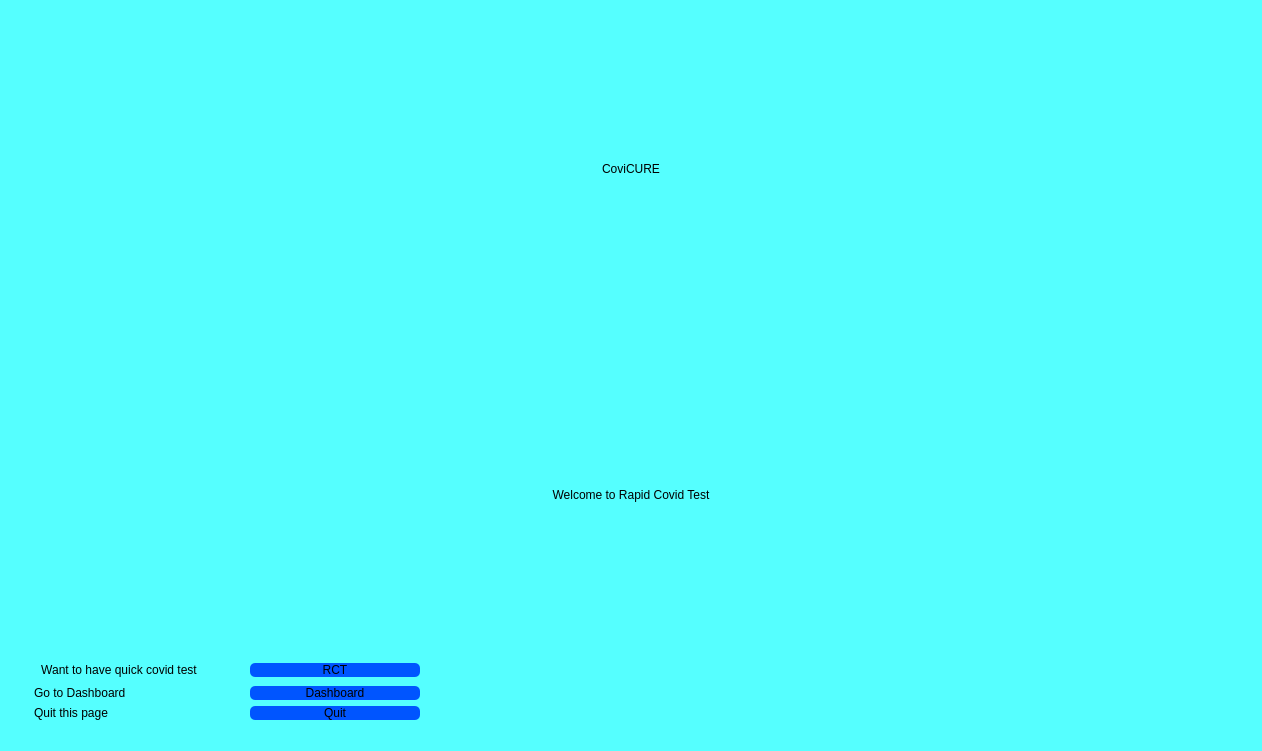
<?xml version="1.0" encoding="UTF-8"?>
<ui version="4.0">
 <class>Rapidcovid</class>
 <widget class="QMainWindow" name="Rapidcovid">
  <property name="geometry">
   <rect>
    <x>0</x>
    <y>0</y>
    <width>1262</width>
    <height>751</height>
   </rect>
  </property>
  <property name="windowTitle">
   <string>MainWindow</string>
  </property>
  <property name="styleSheet">
   <string notr="true">background-color: rgb(85, 255, 255);</string>
  </property>
  <widget class="QWidget" name="centralwidget">
   <layout class="QGridLayout" name="gridLayout_2">
    <item row="0" column="0" colspan="3">
     <widget class="QLabel" name="label_covicure">
      <property name="styleSheet">
       <string notr="true">font: 700 40pt &quot;Segoe UI&quot;;
border-color: qlineargradient(spread:pad, x1:0, y1:0, x2:1, y2:0, stop:0 rgba(255, 178, 102, 255), stop:0.55 rgba(235, 148, 61, 255), stop:0.98 rgba(0, 0, 0, 255), stop:1 rgba(0, 0, 0, 0));
color: rgb(0, 0, 0);</string>
      </property>
      <property name="text">
       <string>CoviCURE</string>
      </property>
      <property name="textFormat">
       <enum>Qt::MarkdownText</enum>
      </property>
      <property name="alignment">
       <set>Qt::AlignCenter</set>
      </property>
     </widget>
    </item>
    <item row="1" column="0" colspan="3">
     <widget class="QLabel" name="label_welcome">
      <property name="styleSheet">
       <string notr="true">
font: 25pt &quot;Arial&quot;;
color: rgb(0, 0, 0);</string>
      </property>
      <property name="text">
       <string>Welcome to Rapid Covid Test</string>
      </property>
      <property name="alignment">
       <set>Qt::AlignCenter</set>
      </property>
     </widget>
    </item>
    <item row="2" column="0">
     <layout class="QGridLayout" name="gridLayout">
      <property name="leftMargin">
       <number>25</number>
      </property>
      <item row="1" column="0">
       <widget class="QLabel" name="label_dashboard">
        <property name="styleSheet">
         <string notr="true">
font: 700 18pt &quot;Segoe UI&quot;;
color: rgb(0, 0, 0);</string>
        </property>
        <property name="text">
         <string>Go to Dashboard</string>
        </property>
       </widget>
      </item>
      <item row="2" column="0">
       <widget class="QLabel" name="label_quit">
        <property name="styleSheet">
         <string notr="true">
font: 700 18pt &quot;Segoe UI&quot;;
color: rgb(0, 0, 0);</string>
        </property>
        <property name="text">
         <string>Quit this page</string>
        </property>
       </widget>
      </item>
      <item row="0" column="0">
       <widget class="QLabel" name="label_rct">
        <property name="styleSheet">
         <string notr="true">
font: 700 18pt &quot;Segoe UI&quot;;
color: rgb(0, 0, 0);</string>
        </property>
        <property name="text">
         <string>Want to have quick covid test</string>
        </property>
        <property name="alignment">
         <set>Qt::AlignCenter</set>
        </property>
       </widget>
      </item>
      <item row="0" column="1">
       <spacer name="horizontalSpacer">
        <property name="orientation">
         <enum>Qt::Horizontal</enum>
        </property>
        <property name="sizeType">
         <enum>QSizePolicy::Preferred</enum>
        </property>
        <property name="sizeHint" stdset="0">
         <size>
          <width>40</width>
          <height>20</height>
         </size>
        </property>
       </spacer>
      </item>
      <item row="1" column="2">
       <widget class="QPushButton" name="pushButton_dashboard">
        <property name="sizePolicy">
         <sizepolicy hsizetype="Preferred" vsizetype="Fixed">
          <horstretch>0</horstretch>
          <verstretch>0</verstretch>
         </sizepolicy>
        </property>
        <property name="styleSheet">
         <string notr="true">font: 700 20pt &quot;Segoe UI&quot;;
background-color: rgb(0, 85, 255);
color: rgb(0, 0, 0);
border-radius:5px;</string>
        </property>
        <property name="text">
         <string>Dashboard</string>
        </property>
       </widget>
      </item>
      <item row="0" column="2">
       <widget class="QPushButton" name="pushButton_rct">
        <property name="sizePolicy">
         <sizepolicy hsizetype="Preferred" vsizetype="Fixed">
          <horstretch>0</horstretch>
          <verstretch>0</verstretch>
         </sizepolicy>
        </property>
        <property name="styleSheet">
         <string notr="true">font: 700 20pt &quot;Segoe UI&quot;;
background-color: rgb(0, 85, 255);
color: rgb(0, 0, 0);
border-radius:5px;</string>
        </property>
        <property name="text">
         <string>RCT</string>
        </property>
       </widget>
      </item>
      <item row="2" column="2">
       <widget class="QPushButton" name="pushButton_quit">
        <property name="sizePolicy">
         <sizepolicy hsizetype="Preferred" vsizetype="Fixed">
          <horstretch>0</horstretch>
          <verstretch>0</verstretch>
         </sizepolicy>
        </property>
        <property name="styleSheet">
         <string notr="true">font: 700 20pt &quot;Segoe UI&quot;;
background-color: rgb(0, 85, 255);
color: rgb(0, 0, 0);
border-radius: 5px;</string>
        </property>
        <property name="text">
         <string>Quit</string>
        </property>
       </widget>
      </item>
     </layout>
    </item>
    <item row="2" column="1">
     <spacer name="horizontalSpacer_2">
      <property name="orientation">
       <enum>Qt::Horizontal</enum>
      </property>
      <property name="sizeType">
       <enum>QSizePolicy::Preferred</enum>
      </property>
      <property name="sizeHint" stdset="0">
       <size>
        <width>50</width>
        <height>20</height>
       </size>
      </property>
     </spacer>
    </item>
    <item row="2" column="2">
     <widget class="QLabel" name="label_test">
      <property name="styleSheet">
       <string notr="true">margin-right: 25</string>
      </property>
      <property name="text">
       <string/>
      </property>
     </widget>
    </item>
   </layout>
  </widget>
  <widget class="QMenuBar" name="menubar">
   <property name="geometry">
    <rect>
     <x>0</x>
     <y>0</y>
     <width>1262</width>
     <height>17</height>
    </rect>
   </property>
  </widget>
  <widget class="QStatusBar" name="statusbar"/>
 </widget>
 <resources/>
 <connections/>
</ui>
